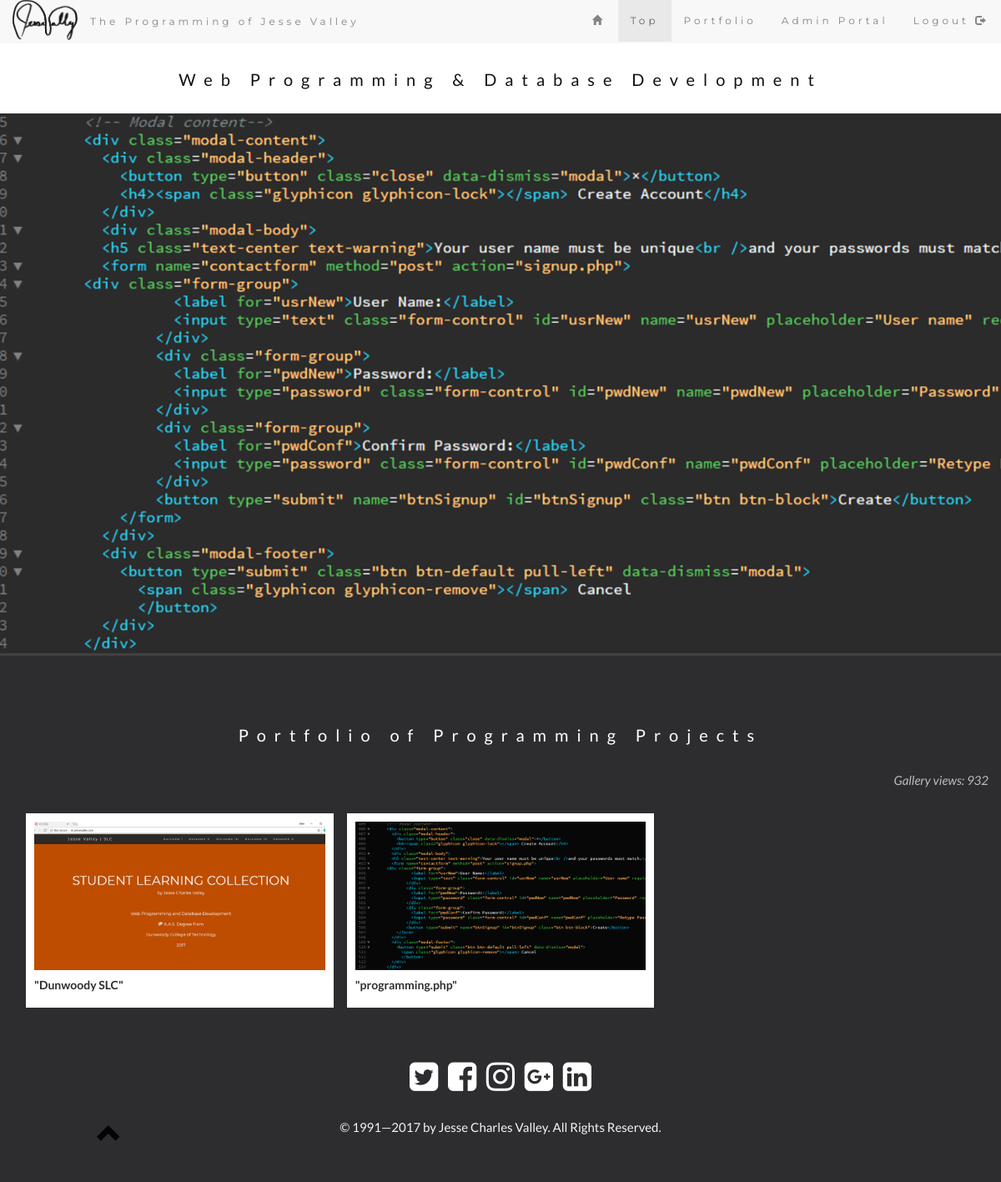
The page /programming.php (signed in) on the database its author committed.
### tables this page shows
CREATE TABLE `GALLERY` (
  `GID` int(11) NOT NULL,
  `GNAME` varchar(50) NOT NULL,
  `GDESC` text NOT NULL,
  `GPW` varchar(50) DEFAULT NULL,
  `LOGGED_IN` tinyint(4) DEFAULT NULL,
  `NUM_VIEWS` int(11) DEFAULT NULL
);

CREATE TABLE `FILE` (
  `FID` int(11) NOT NULL,
  `TITLE` varchar(50) NOT NULL DEFAULT 'Untitled',
  `FILE_NAME` varchar(50) NOT NULL,
  `CREATOR` varchar(45) NOT NULL DEFAULT 'Jesse Charles Valley',
  `FDESC` text,
  `CATEGORY` varchar(45) NOT NULL,
  `FORSALE` tinyint(4) NOT NULL DEFAULT '0',
  `PRICE` decimal(19,4) NOT NULL,
  `DOWNLOAD` tinyint(4) NOT NULL DEFAULT '0',
  `QTY` int(11) NOT NULL DEFAULT '1',
  `GALLERY_GID` int(11) NOT NULL
);

### programming.php (the view, shortened to what this page needs)
<?php
include("database_config.php");
$query = $dbh->prepare("SELECT * FROM FILE WHERE GALLERY_GID = 5 ORDER BY TITLE;");
$query->execute();
$stmt = $dbh->prepare('SELECT * FROM GALLERY WHERE GID = 5');
$stmt->execute();
$views = $stmt->fetch(PDO::FETCH_ASSOC);
$views2 = $views['NUM_VIEWS'];
?>
<!DOCTYPE html>
<html lang="en">
<head>
  <link rel="stylesheet" href="https://maxcdn.bootstrapcdn.com/bootstrap/3.3.7/css/bootstrap.min.css">
  <link rel="stylesheet" href="http://cdnjs.cloudflare.com/ajax/libs/font-awesome/4.4.0/css/font-awesome.min.css">
</head>
<body id="myPage" data-spy="scroll" data-target=".navbar" data-offset="50" onLoad="$('#onload').modal('show');">
<nav class="navbar navbar-default navbar-fixed-top">
  <div class="container-fluid">
    <div class="navbar-header">
      <a class="navbar-left" href="index.php"><img src="img/sig.png" class="img-responsive" style="height: 48px;" alt="Jesse Valley's Autograph" title="Home"></a>
      <p class="navbar-text" id="navtext">The Programming of Jesse Valley</p>
    </div>
    <div class="collapse navbar-collapse" id="myNavbar">
      <ul class="nav navbar-nav navbar-right">
       <?php if($_SESSION['admin'] == 1){ ?>
        <li><a href="index.php"><span class="glyphicon glyphicon-home"></span></a></li>
        <li><a href="#top">Top</a></li>
        <li><a href="#portfolio">Portfolio</a></li>
        <li id="portal"><a href="adminPortal.php">Admin Portal</a></li>
        <li id="logout"><a href="logout.php">Logout <span class="glyphicon glyphicon-log-out"></span></a></li>
        <?php } ?>
      </ul>
    </div>
  </div>
</nav>
<div id="top" class="container-fluid text-justify">
<h2> </h2><br /><br />
<h3 class="text-center">Web Programming & Database Development</h3>
</div>
<div class="parallax">
</div>
<div id="portfolio" class="bg-1">
  <div class="container-fluid">
  <br /><br />
    <h3 class="text-center">Portfolio of Programming Projects</h3>
   		<p class="text-right">Gallery views: <?php echo $views2; ?></p>
    		<div class="rowd">
			<?php
			while($row1=$query->fetch(PDO::FETCH_ASSOC)){
				$name=$row1['TITLE']; ?>
				<div class="column">
					<div class="content">
						<a href="img/<?php echo $row1['FILE_NAME']; ?>" id="<?php echo $name; ?>">
						<img src="img/<?php echo $row1['FILE_NAME']; ?>" alt="<?php echo $name; ?>"></a>
						<h5 style="color:#2f2f2f; font-weight:bold">"<?php echo $name; ?>"</h5>
					</div>
				</div>
			<?php } ?>
		</div>
  </div>
</div>
<footer class="container-fluid text-center">
	<section id="socialmedia">
		<nav>
			<ul style="margin-left: -40px;">
				<li class="social"><a href="http://twitter.com/jessevalley" target="_blank"><i class="fa fa-twitter-square" style="font-size: 40px;"></i></a></li>&nbsp; &nbsp;
				<li class="social"><a href="http://facebook.com/jessevalleyphotography" target="_blank"><i class="fa fa-facebook-square" style="font-size: 40px;"></i></a></li>&nbsp; &nbsp;
				<li class="social"><a href="http://instagram.com/jessevalley" target="_blank"><i class="fa fa-instagram" style="font-size: 40px;"></i></a></li>&nbsp; &nbsp;
				<li class="social"><a href="https://plus.google.com/u/0/+JesseValley" target="_blank"><i class="fa fa-google-plus-square" style="font-size: 40px;"></i></a></li>&nbsp; &nbsp;
				<li class="social"><a href="http://www.linkedin.com/in/jessevalley" target="_blank"><i class="fa fa-linkedin-square" style="font-size: 40px;"></i></a></li>
			</ul>
		</nav>
	</section>
		<p>&copy;
			<?php
			$copyYear = 1991;
			$curYear = date( 'Y' );
			echo $copyYear . ( ( $copyYear != $curYear ) ? '&mdash;' . $curYear : '' );
			?> by Jesse Charles Valley. All Rights Reserved.<h2> </h2>
	</footer>
    <div id="up">
	  <a href="#myPage" data-toggle="tooltip" title="TO TOP">
		<span class="glyphicon glyphicon-chevron-up" style="color:black;"></span>
	  </a>
	</div>
</body>
</html>

### programming.php (style rules this page uses)
body { font: 400 15px/1.8 Lato, sans-serif; color: #777; }
h3, h4 { margin: 10px 0 30px 0; letter-spacing: 10px; font-size: 20px; color: #111; }
.bg-1 { background: #2d2d30; color: #bdbdbd; }
.bg-1 h3 { color: #fff; }
.bg-1 p { font-style: italic; }
.navbar { font-family: Montserrat, sans-serif; margin-bottom: 0; border: 0; font-size: 12px !important; letter-spacing: 4px; opacity: 0.9; }
footer { background-color: #2d2d30; color: #f5f5f5; padding: 32px; }
footer a { color: #f5f5f5; }
#up { position: fixed; bottom: 10px; left: 8%; right: 0; width: 70px; font-size: 30px; background-color: transparent; box-sizing: border-box; text-align: left; padding: 20px; opacity: 0.9; }
li.social { display: inline; margin-left: auto; }
#socialmedia { position:relative; padding: 15px; }
#socialmedia a { color: #fff; }
.parallax { background-image: url("img/programming.png"); min-height: 650px; background-attachment: fixed; background-position: center; background-repeat: no-repeat; background-size: cover; opacity: .85; }
@media only screen and (max-device-width: 1024px) { .parallax { background-attachment: scroll; } }
.rowd, .rowd > .column { padding: 8px; }
.column { float: left; width: 33.33%; display: block; }
.rowd:after { content: ""; display: table; clear: both; }
.content { background-color: white; padding: 10px; }
.content img { width: 100%; }

### rows shown on the page
gallery: NUM_VIEWS "932"
file: FILE_NAME (picture), TITLE "Dunwoody SLC"
file: FILE_NAME (picture), TITLE "programming.php"

### other values the page prints
$copyYear "1991"
$curYear "2017"
